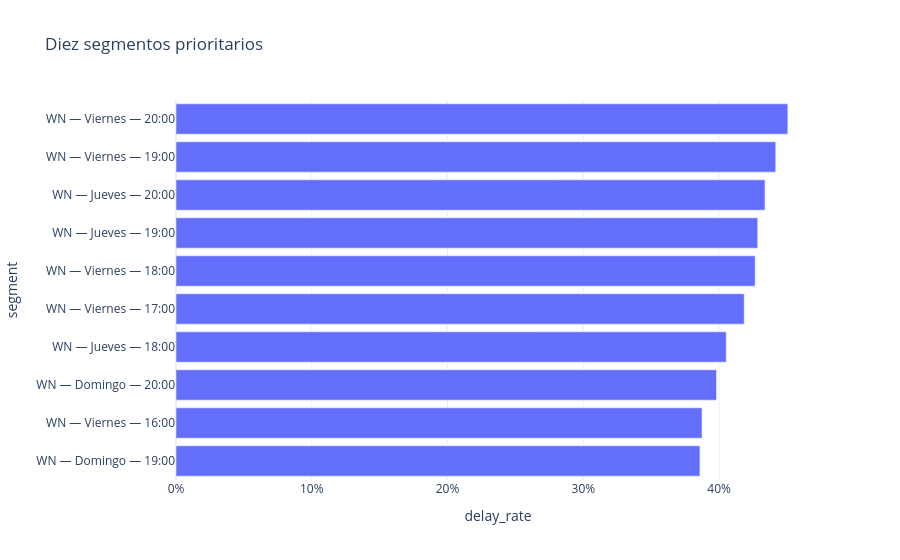

Source (notebook cell):
### Code cell
# ¿Qué segmentos aerolínea–día–hora se deben priorizar para investigar y reducir las demoras, sin ignorar su volumen?

minimum_operated_flights = 25_000
critical = add_rates(
    day_hour.groupby(["reporting_airline", "day_of_week", "scheduled_departure_hour"])[
        metric_columns
    ]
    .sum()
    .reset_index()
)
critical = critical[critical.operated_flights >= minimum_operated_flights]
critical["segment"] = (
    critical.reporting_airline
    + " — "
    + critical.day_of_week.map(day_names)
    + " — "
    + critical.scheduled_departure_hour.map(lambda hour: f"{hour:02d}:00")
)
critical = critical.nlargest(10, "delay_rate")
fig = px.bar(
    critical.sort_values("delay_rate"),
    x="delay_rate",
    y="segment",
    orientation="h",
    hover_data=["operated_flights", "cancellation_rate"],
    title="Diez segmentos prioritarios",
)
fig.update_xaxes(tickformat=".0%")
fig.update_layout(template="plotly_white", showlegend=False)
fig.show()

### Figure 1 — Plotly figure (JSON) as saved in the notebook; plotly's stock layout.template omitted (floating-point values rounded to 4 significant figures)
{"data": [{"alignmentgroup": "True", "customdata": [[33807, 0.004153], [32323, 0.006211], [28791, 0.005011], [32524, 0.006961], [32410, 0.006773], [32964, 0.00633], [33508, 0.007758], [28791, 0.01035], [33934, 0.00743], [29097, 0.007978]], "hovertemplate": "delay_rate=%{x}<br>segment=%{y}<br>operated_flights=%{customdata[0]}<br>cancellation_rate=%{customdata[1]}<extra></extra>", "legendgroup": "", "marker": {"color": "#636efa", "pattern": {"shape": ""}}, "name": "", "offsetgroup": "", "orientation": "h", "showlegend": false, "textposition": "auto", "type": "bar", "x": [0.3859, 0.3874, 0.3981, 0.4053, 0.4185, 0.4265, 0.4284, 0.4338, 0.4417, 0.4506], "xaxis": "x", "y": ["WN — Domingo — 19:00", "WN — Viernes — 16:00", "WN — Domingo — 20:00", "WN — Jueves — 18:00", "WN — Viernes — 17:00", "WN — Viernes — 18:00", "WN — Jueves — 19:00", "WN — Jueves — 20:00", "WN — Viernes — 19:00", "WN — Viernes — 20:00"], "yaxis": "y"}], "layout": {"barmode": "relative", "legend": {"tracegroupgap": 0}, "showlegend": false, "title": {"text": "Diez segmentos prioritarios"}, "xaxis": {"anchor": "y", "domain": [0, 1], "tickformat": ".0%", "title": {"text": "delay_rate"}}, "yaxis": {"anchor": "x", "domain": [0, 1], "title": {"text": "segment"}}}}
